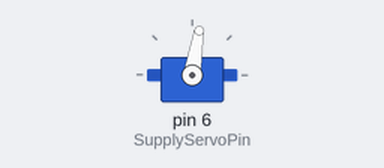
The sketch below on a simulated Arduino Uno, built with avr-gcc and run on an emulated ATmega328P. On the bench: servo.

Above: at 0.2 s.
At 0.8 s:
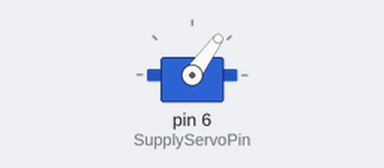
At 1.6 s:
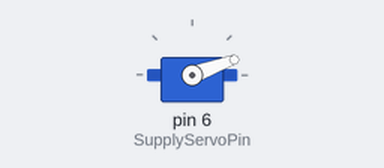
Timing chart, 0 to 3.1 s (numbered marks = the images above):
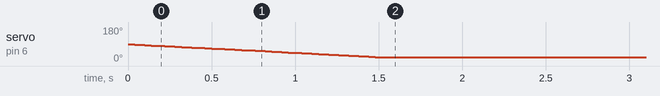

The sketch:

EmergencyDUMP.ino
```cpp
/*
H-57

機体内部及び機体外部から電源を供給できなくなった場合に使用します。
*/

#include "VarSpeedServo.h"

VarSpeedServo Supplyservo;

int SupplyServoPin = 6;

float Supplyservo_deg;

void setup()
{
    Serial.begin(9600);

    Supplyservo.attach(SupplyServoPin);
    Supplyservo.write(20, 30, true);
}

void loop()
{

}

/*
                                      .[
                                   .dMM@
                   ...&gNMMMMNNgJ+MMMMMN
               ..MMMMH"""7??77""MMMMMMMM;
            .JMMMMMMMMMMMMNg,. .MMMMMMMMN,
          .MMMWMMMMMMMMMMMMMMMNMMMMMMMM"WMN,
        .dM#^JM#"         ?TMMMMMMMMMM^  .WMN,
       .MMt JM^              .MMMMMMM'     ,MMb
      .MM! .@               .MMMMMMMMb       UMN.
     .M#`  d`               dMMMMMMMMMN,      UMN
    .MM!   F               .MMMMM#`,MMMM,      HMb
    MMF    \    ...       .MMMMM#`  .MMMM,     ,MM.
   .MM`    i.MMMMMMMMNJ.  dMMMM#     .MMMN.     MM]
   -M#   .dMMMMMMMMMMMMMN.MMMM@       ,MMMb     JM@
   (M#  .MMMMMMMMMMMMMMM# TMM@         dMMM;    (M#
   -M# .MMMMMMMMMMMMMMMM'  WF          .MMMb    JMF
   .MM.dMMMMMMMMMMMMMMMF   .            MMMN    MM]
    dMbMMMMMMMMMMMMMMM@   .#            MMMN   .MM
    .MMdMMMMMMMMMMMMMM!  .MF            MMM#  .MMt
     -MMMMMMMMMMMMMMMF  .M@            .MMMF .MMF
      (MMMMMMMMMMMMM@  .MD            .MMMM`.MMF
       ,MMNTMMMMMMMM! ,"             .MMMM\.MM3
         TMMa._7"""QN"(.           ..MMMMQMM@`
           TMMN,  .M3   74J......(MMMMMMMM@!
             ?WMMNML.       ?"""HHMNMMM#"
                (MHMMMMNggg&ggNMMMMM9^
                .^   -?""""""""7!
*/
```
